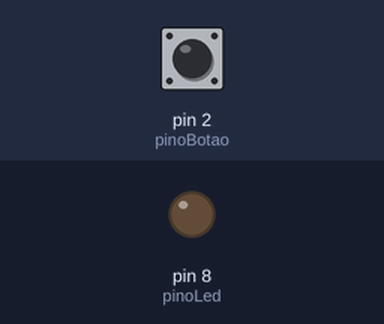
Bench run of a sketch on a simulated Arduino Uno, built with avr-gcc and run on an emulated ATmega328P. On the bench: output pins drawn as LEDs (lit = HIGH). Dashed ring = blinking. The inputs (shaded band) are chosen by the test bench; at power-on: pin 2 (pinoBotao) HIGH.

Above: at 1.2 s.
1.3 s: pin 2 (pinoBotao) pulled LOW for 0.15 s
At 1.42 s:
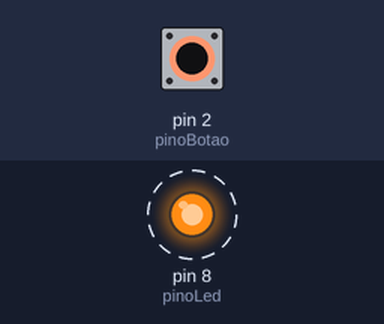
4.3 s: pin 2 (pinoBotao) pulled LOW for 1 s
At 4.9 s:
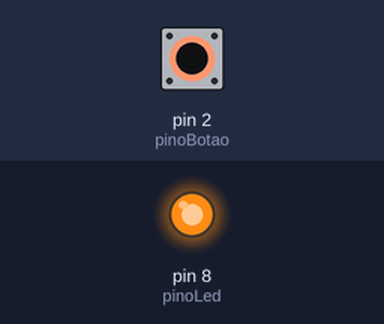
6.8 s: pin 2 (pinoBotao) pulled LOW for 3.2 s
At 8.1 s:
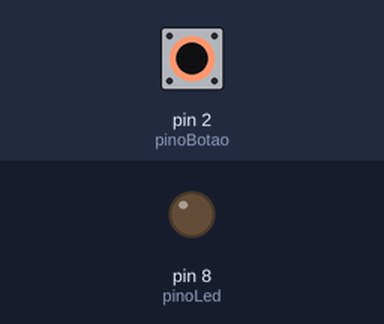
Timing chart, 0 to 9.8 s (numbered marks = the images above; inputs shaded):
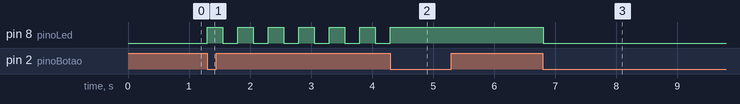

Measured:
- after the input at 1.3 s, pin 8 (pinoLed): alternates HIGH for 0.25 s and LOW for 0.25 s, starting at once
- after the input at 4.3 s, pin 8 (pinoLed): goes on until 4.3 s, then stays HIGH
- after the input at 6.8 s, pin 8 (pinoLed): HIGH → LOW at once

The sketch:

sketch.ino
```cpp
const int pinoLed = 8;
const int pinoBotao = 2;

// --- Definição dos Estados da Máquina de Estados ---
enum EstadoLed {
  ESTADO_DESLIGADO,
  ESTADO_PISCANDO,
  ESTADO_LIGADO
};

// --- Variáveis Globais ---
EstadoLed estadoAtual = ESTADO_DESLIGADO; // Começa desligado
int estadoBotaoAnterior = HIGH; // Começa em HIGH devido ao pull-up

// --- Variáveis para tarefas não-bloqueantes ---
unsigned long tempoAnteriorLed = 0;
const long intervaloPisca = 250;
unsigned long tempoAnteriorBotao = 0;
const long intervaloBotao = 50;

void setup() {
  pinMode(pinoLed, OUTPUT);
  pinMode(pinoBotao, INPUT_PULLUP);
}

void loop() {
  unsigned long tempoAtual = millis();

  // A função que VERIFICA eventos (transições)
  verificarBotao(tempoAtual);

  // A função que EXECUTA o estado atual
  executarEstado(tempoAtual);
}

void verificarBotao(unsigned long tempoAtual) {
  // Lógica de debounce não-bloqueante
  if (tempoAtual - tempoAnteriorBotao >= intervaloBotao) {
    tempoAnteriorBotao = tempoAtual;
    int estadoBotaoAtual = digitalRead(pinoBotao);

    // Se o botão foi pressionado (borda de descida)
    if (estadoBotaoAtual == LOW && estadoBotaoAnterior == HIGH) {
      // Faz a TRANSIÇÃO para o próximo estado
      switch (estadoAtual) {
        case ESTADO_DESLIGADO:
          estadoAtual = ESTADO_PISCANDO;
          break;
        case ESTADO_PISCANDO:
          estadoAtual = ESTADO_LIGADO;
          break;
        case ESTADO_LIGADO:
          estadoAtual = ESTADO_DESLIGADO;
          break;
      }
    }
    estadoBotaoAnterior = estadoBotaoAtual;
  }
}

void executarEstado(unsigned long tempoAtual) {
  // Este switch executa a AÇÃO de cada estado
  switch (estadoAtual) {
    case ESTADO_DESLIGADO:
      digitalWrite(pinoLed, LOW);
      break;

    case ESTADO_PISCANDO:
      // Lógica de piscar não-bloqueante
      if (tempoAtual - tempoAnteriorLed >= intervaloPisca) {
        tempoAnteriorLed = tempoAtual;
        digitalWrite(pinoLed, !digitalRead(pinoLed));
      }
      break;

    case ESTADO_LIGADO:
      digitalWrite(pinoLed, HIGH);
      break;
  }
}
```
